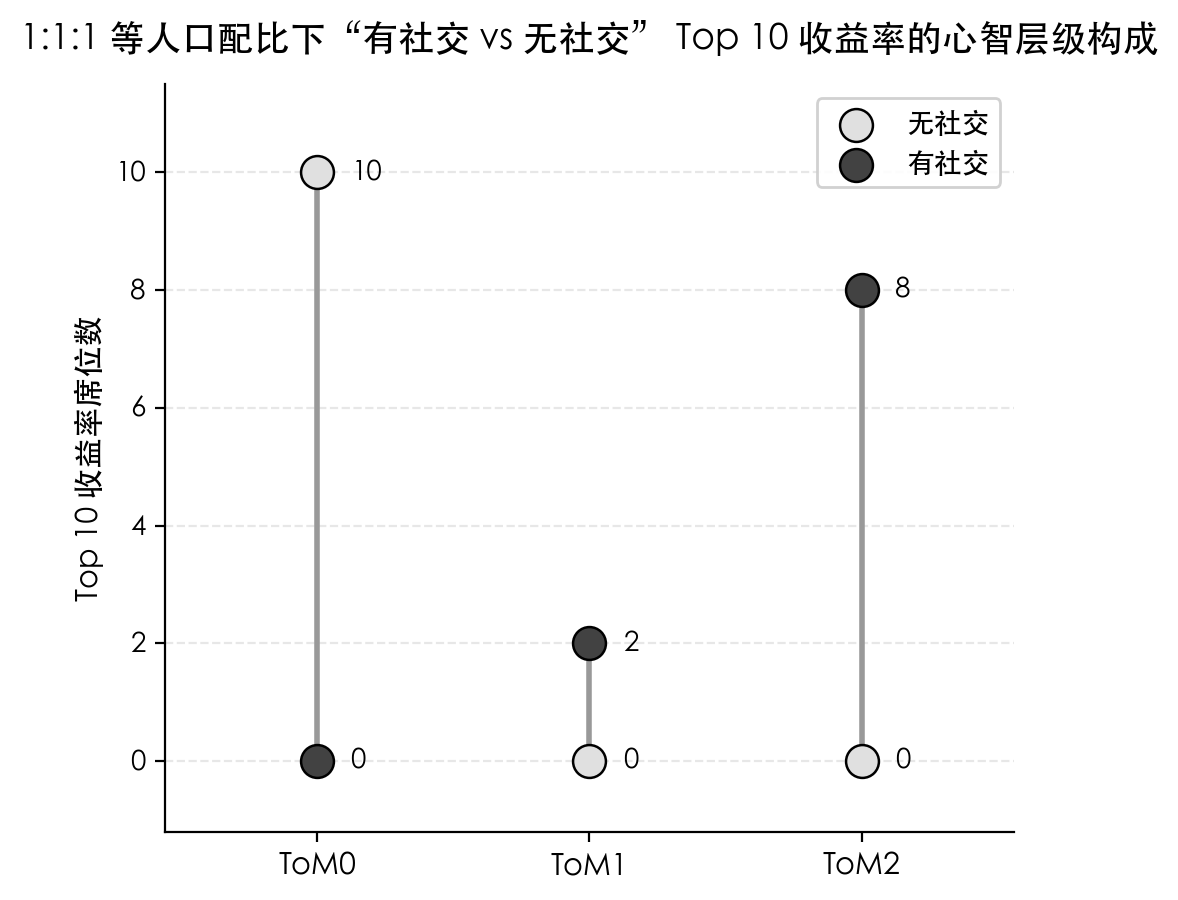

Recreate this plot in Python.
#!/usr/bin/env python3
"""1:1:1 有社交 vs 无社交：Top 10 收益率心智构成 · 哑铃图对比。

风格对齐 evaluation/sentiment_social_compare/plot_sentiment_std_social_compare.py
的 plot_tom_subplots 版本：
 - 浅灰圆点 = 无社交，深灰圆点 = 有社交，中间连线
 - 散点右侧标数值
 - 移除 top/right spine，y 轴浅虚线网格
"""

from __future__ import annotations

from pathlib import Path

import matplotlib
matplotlib.use("Agg")
import matplotlib.pyplot as plt
import numpy as np

matplotlib.rcParams["font.sans-serif"] = [
    "PingFang SC", "Heiti SC", "STHeiti",
    "Arial Unicode MS", "SimHei", "DejaVu Sans",
]
matplotlib.rcParams["axes.unicode_minus"] = False


# (ToM 层级, 无社交 Top10 席位, 有社交 Top10 席位)
DATA = [
    (0, 10, 0),   # ToM0: 无社交独占 10 席 → 有社交 0 席
    (1,  0, 2),   # ToM1: 无社交 0 席    → 有社交 2 席
    (2,  0, 8),   # ToM2: 无社交 0 席    → 有社交 8 席
]


def main():
    toms = [r[0] for r in DATA]
    nosocial = np.array([r[1] for r in DATA])
    social = np.array([r[2] for r in DATA])
    x = np.arange(len(DATA))

    fig, ax = plt.subplots(figsize=(5.0, 4.6), dpi=150)

    # 连接线
    for i in range(len(DATA)):
        ax.plot([x[i], x[i]], [nosocial[i], social[i]],
                color="#999999", linewidth=2, zorder=1)

    # 散点
    ax.scatter(x, nosocial, s=140, color="#e0e0e0",
               edgecolors="black", linewidths=0.9, zorder=2,
               label="无社交")
    ax.scatter(x, social, s=140, color="#424242",
               edgecolors="black", linewidths=0.9, zorder=2,
               label="有社交")

    # 数值标注：点右侧 12pt
    for i in range(len(DATA)):
        for val in (nosocial[i], social[i]):
            ax.annotate(f"{int(val)}", (x[i], val), fontsize=10,
                        ha="left", va="center",
                        xytext=(12, 0), textcoords="offset points",
                        fontweight="bold")

    ax.set_xticks(x)
    ax.set_xticklabels([f"ToM{t}" for t in toms], fontsize=11)
    ax.set_ylabel("Top 10 收益率席位数", fontsize=11)
    ax.set_yticks(range(0, 12, 2))
    ax.set_ylim(-1.2, 11.5)
    ax.set_title("1:1:1 等人口配比下“有社交 vs 无社交” Top 10 收益率的心智层级构成",
                 fontsize=13, pad=12)

    ax.yaxis.grid(True, linestyle="--", alpha=0.3)
    ax.set_axisbelow(True)
    ax.spines["top"].set_visible(False)
    ax.spines["right"].set_visible(False)
    ax.margins(x=0.28)

    ax.legend(fontsize=10, loc="upper right", framealpha=0.9)

    plt.tight_layout()
    out = str(Path(__file__).with_suffix(".png"))
    fig.savefig(out, dpi=200, bbox_inches="tight")
    plt.close(fig)
    print(f"[OK] 已保存: {out}")


if __name__ == "__main__":
    main()
